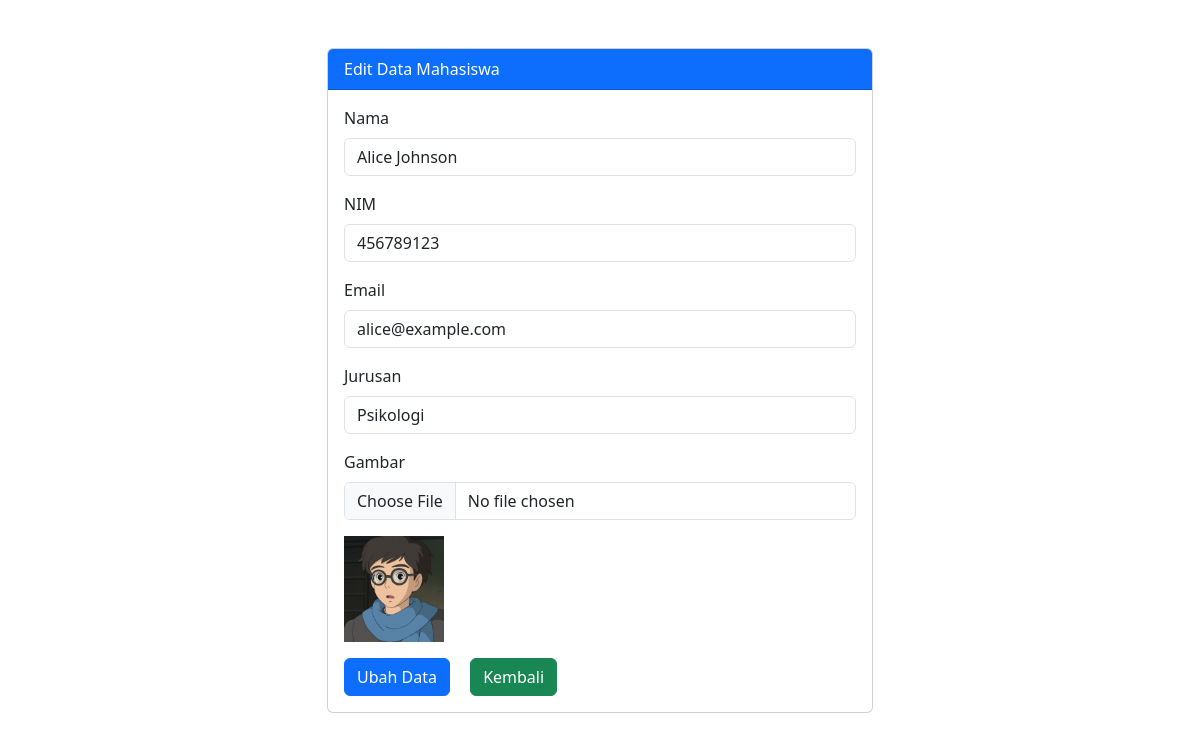
Page /ubah.php?id=3 on the committed database.
### tables this page shows
CREATE TABLE `mahasiswa` (
  `id` int(11) NOT NULL,
  `nama` varchar(255) NOT NULL,
  `nim` int(20) NOT NULL,
  `email` varchar(100) NOT NULL,
  `jurusan` varchar(100) NOT NULL,
  `gambar` varchar(255) NOT NULL
);

### function.php (called while the page is built, shortened)
<?php
$conn = mysqli_connect("localhost", "root", "", "php");
function query($query) {
    global $conn;
    $result = mysqli_query($conn, $query);
    $rows = [];
    while ($row = mysqli_fetch_assoc($result)) {
        $rows[] = $row;
    }
    return $rows;
}

### ubah.php (the view, shortened to what this page needs)
<?php
require 'function.php';
$id = $_GET['id'] ?? "";
$mahasiswa = query("SELECT * FROM mahasiswa WHERE id = $id")[0] ?? [];
?>
<!DOCTYPE html>
<html lang="en">
<head>
    <link href="https://cdn.jsdelivr.net/npm/bootstrap@5.3.3/dist/css/bootstrap.min.css" rel="stylesheet">
</head>
<body>
    <div class="container mt-5 mb-5">
        <div class="row justify-content-center">
            <div class="col-md-6">
                <div class="card">
                    <div class="card-header bg-primary text-white">
                        Edit Data Mahasiswa
                    </div>
                    <div class="card-body">
                        <form action="" method="POST" enctype="multipart/form-data">
                            <div class="mb-3">
                                <label for="nama" class="form-label">Nama</label>
                                <input type="text" class="form-control" id="nama" name="nama" required value="<?= $mahasiswa['nama'] ?? ""; ?>">
                            </div>
                            <div class="mb-3">
                                <label for="nim" class="form-label">NIM</label>
                                <input type="text" class="form-control" id="nim" name="nim" required value="<?= $mahasiswa['nim'] ?? ""; ?>">
                            </div>
                            <div class="mb-3">
                                <label for="email" class="form-label">Email</label>
                                <input type="text" class="form-control" id="email" name="email" required value="<?= $mahasiswa['email'] ?? ""; ?>">
                            </div>
                            <div class="mb-3">
                                <label for="jurusan" class="form-label">Jurusan</label>
                                <input type="text" class="form-control" id="jurusan" name="jurusan" required value="<?= $mahasiswa['jurusan'] ?? ""; ?>">
                            </div>
                            <div class="mb-3">
                                <label for="gambar" class="form-label">Gambar</label>
                                <input type="file" class="form-control" id="gambar" name="gambar">
                                <img src="img/<?= $mahasiswa['gambar'] ?? 'default.png'; ?>" class="img-preview img-fluid mt-3" alt="<?= $mahasiswa['nama'] ?? ''; ?>" width="100">
                            </div>
                            <button type="submit" class="btn btn-primary" name="submit">Ubah Data</button>
                            <a href="index.php" class="btn btn-success mx-3">Kembali</a>
                        </form>
                    </div>
                </div>
            </div>
        </div>
    </div>
</body>
</html>

### rows in the picture
mahasiswa: nama "Alice Johnson", nim "456789123", email "alice@example.com", jurusan "Psikologi", gambar (placeholder picture)
